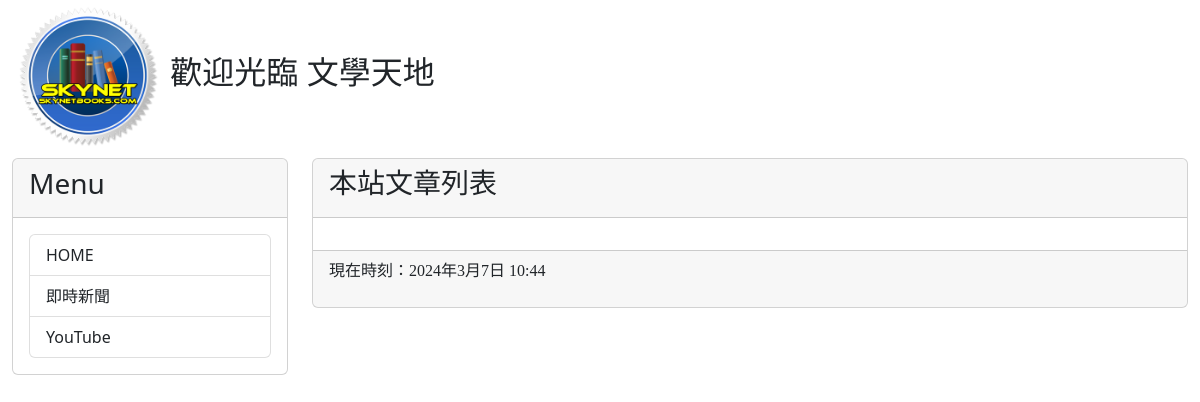
The app's page /, older data.
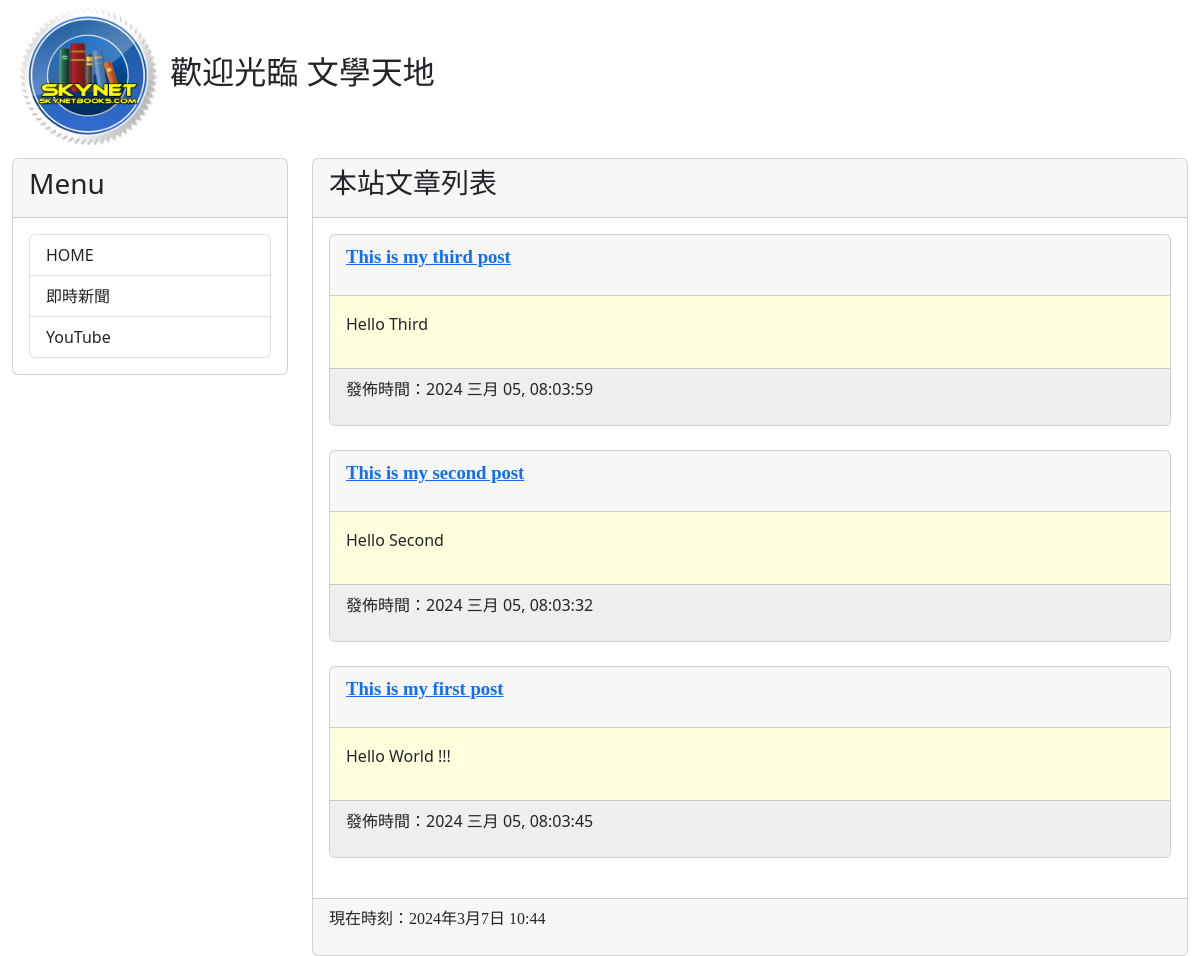
The same page, newer data.
### mysite/models.py (models this page shows, shortened)
class Post(models.Model):
    title = models.CharField(max_length=200)
    slug = models.CharField(max_length=200)
    body = models.TextField()
    pub_date = models.DateTimeField(auto_now_add=True)
    class Meta:
        ordering = ('-pub_date',)

### mysite/views.py (the view)
# urls.py: path('', homepage),
def homepage(request):
    posts = Post.objects.all()
    now = datetime.now()
    return render(request, "index.html", locals()) # locals() 將打包區域變數到一個dict

### templates/index.html (shortened to what this page needs)
{% extends 'base.html' %}
{% block headmessage %}
    <h3 style='font-family:標楷體;'>本站文章列表</a>
{% endblock %}
{% block content %}
    {% for post in posts %}
    <div class='card'>
        <div class='card-header'>
            <p style='font-family:微軟正黑體;font-size:14pt;font-weight:bold;'>
                <a href='/post/{{post.slug}}'>{{ post.title }}</a>
            </p>
        </div>
        <div class='card-body' style='background-color:#ffffdd'>
            <p>
               {{ post.body | truncatechars:40 }}
            </p>
        </div>
        <div class='card-footer'  style='background-color:#efefef'>
            <p>
                發佈時間：{{ post.pub_date | date:"Y M d, h:m:s"}}
            </p>
        </div>
    </div>
    <br>
    {% endfor %}
{% endblock %}

### templates/base.html (shortened to what this page needs)
<!DOCTYPE>
<html>
<head>
    <link href="https://cdn.jsdelivr.net/npm/bootstrap@5.2.2/dist/css/bootstrap.min.css" rel="stylesheet">
</head>
<body>
    <div class="container-fluid">
        {% include 'header.html' %}
        <div class="row">
            <div class="col-sm-3 col-md-3">
                <div class="card">
                    <div class="card-header">
                        <h3>Menu</h3>
                    </div>
                    <div class="card-body">
                        <div class='list-group'>
                            <a href='/' class='list-group-item'>HOME</a>
                            <a href='https://google.com/news' class='list-group-item'>即時新聞</a>
                            <a href='https://youtube.com/' class='list-group-item'>YouTube</a>
                        </div>
                    </div>
                </div>
            </div>
            <div class="col-sm-9 col-md-9">
                <div class="card">
                    <div class="card-header">
                        {% block headmessage %}
                        {% endblock %}
                    </div>
                    <div class="card-body">
                        {% block content %} {% endblock %}
                    </div>
                    <div class="card-footer">
                        {% include 'footer.html' %}
                    </div>
                </div>
            </div>
        </div>
    </div>
</body>
</html>

### templates/header.html
{% load static %}
<h2><img src="{% static 'images/logo.png' %}" width="150">
歡迎光臨 文學天地</h2>

### templates/footer.html
{% block footer %}
    {% if now %}
    <p style='font-family:微軟正黑體;'>現在時刻：{{ now }}</p>
    {% else %}
    <p style='font-family:微軟正黑體;'>本文內容取自網路，如有侵權請來信通知下架...</p>
    {% endif %}
{% endblock %}

Row changes from the older to the newer data that the page shows:
added Post: title "This is my third post", body "Hello Third", pub_date "2024 三月 05, 08:03:59"
added Post: title "This is my second post", body "Hello Second", pub_date "2024 三月 05, 08:03:32"
added Post: title "This is my first post", body "Hello World !!!", pub_date "2024 三月 05, 08:03:45"
